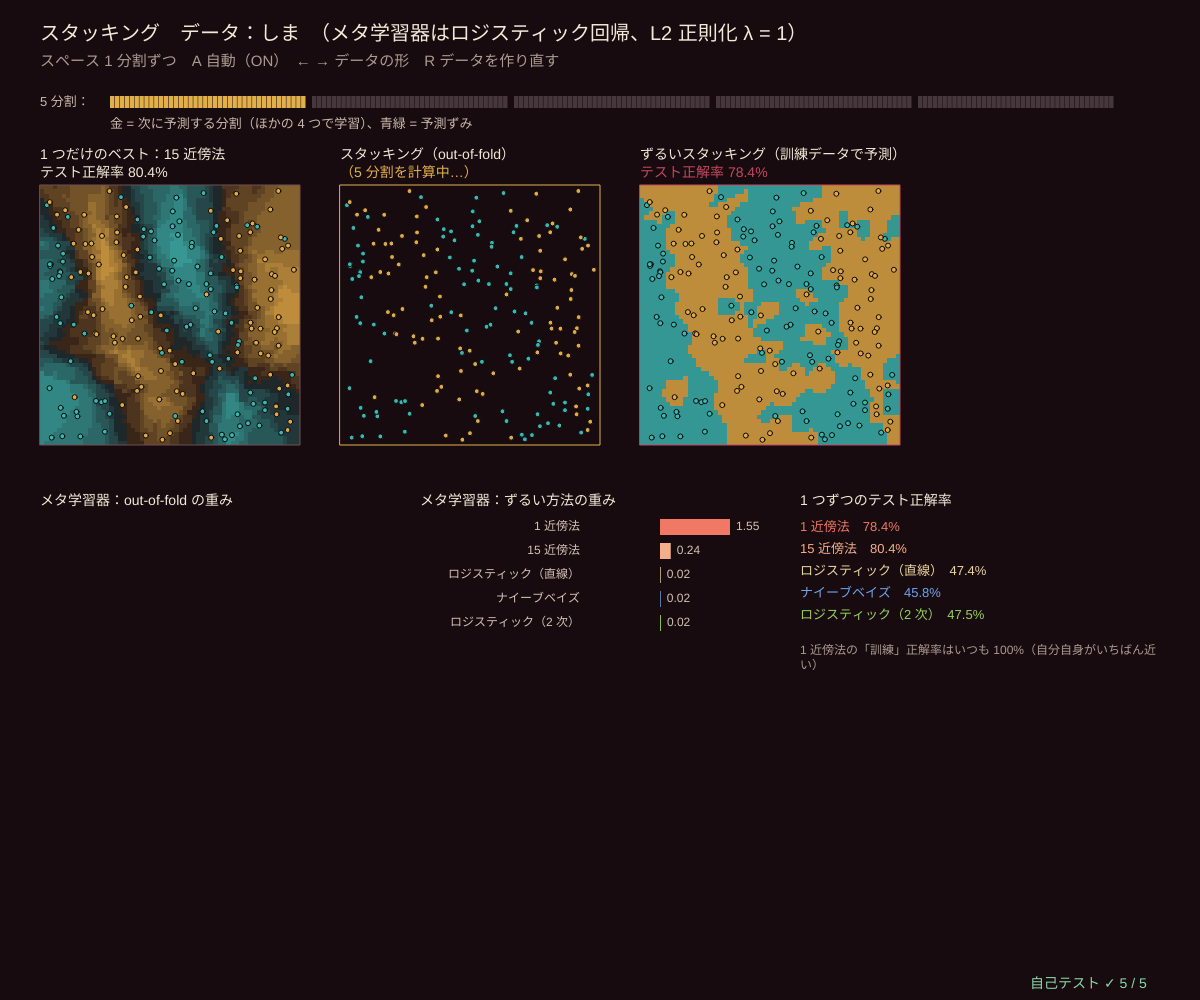
Frame 1 (no input)
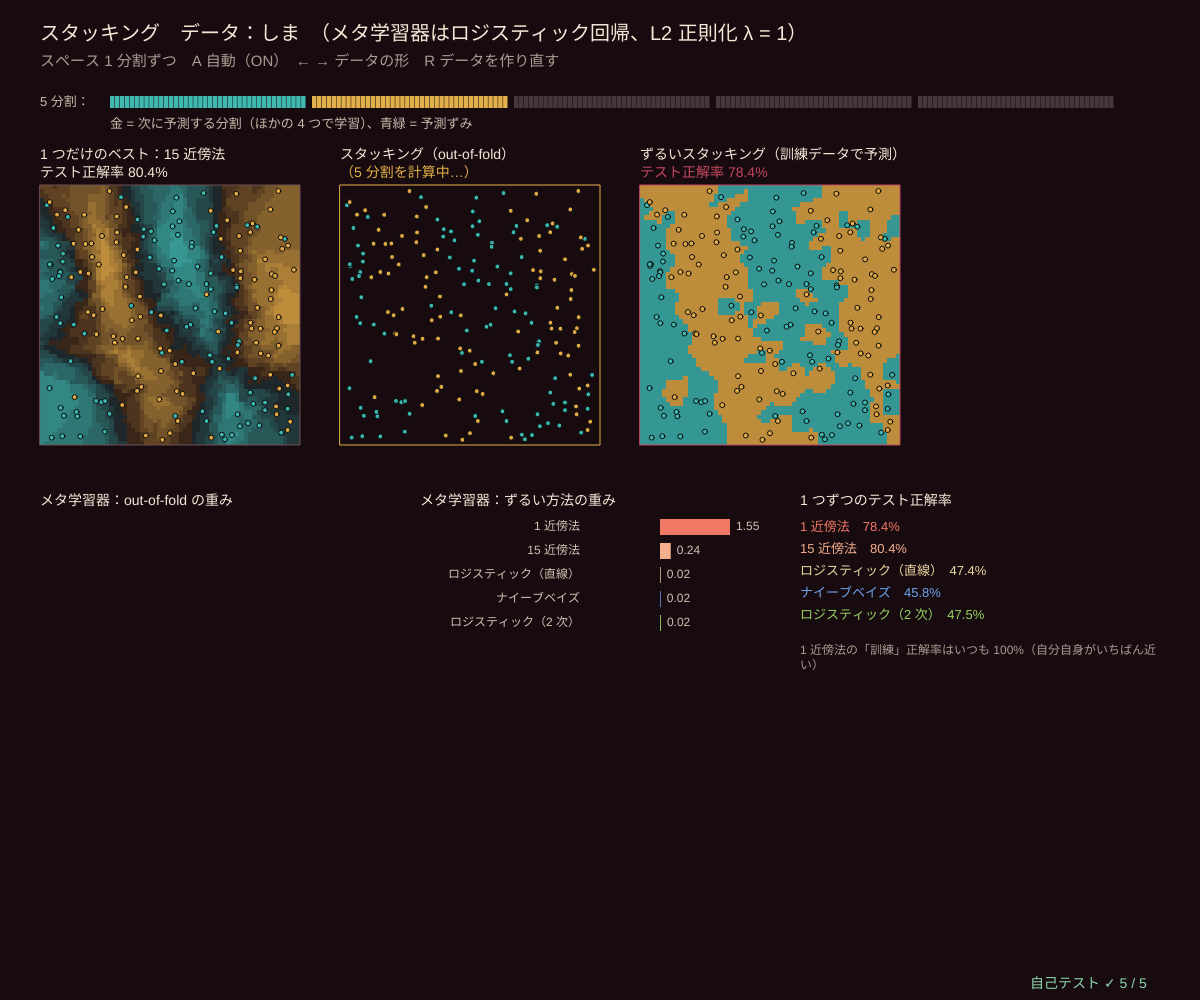
Frame 60 (no input)
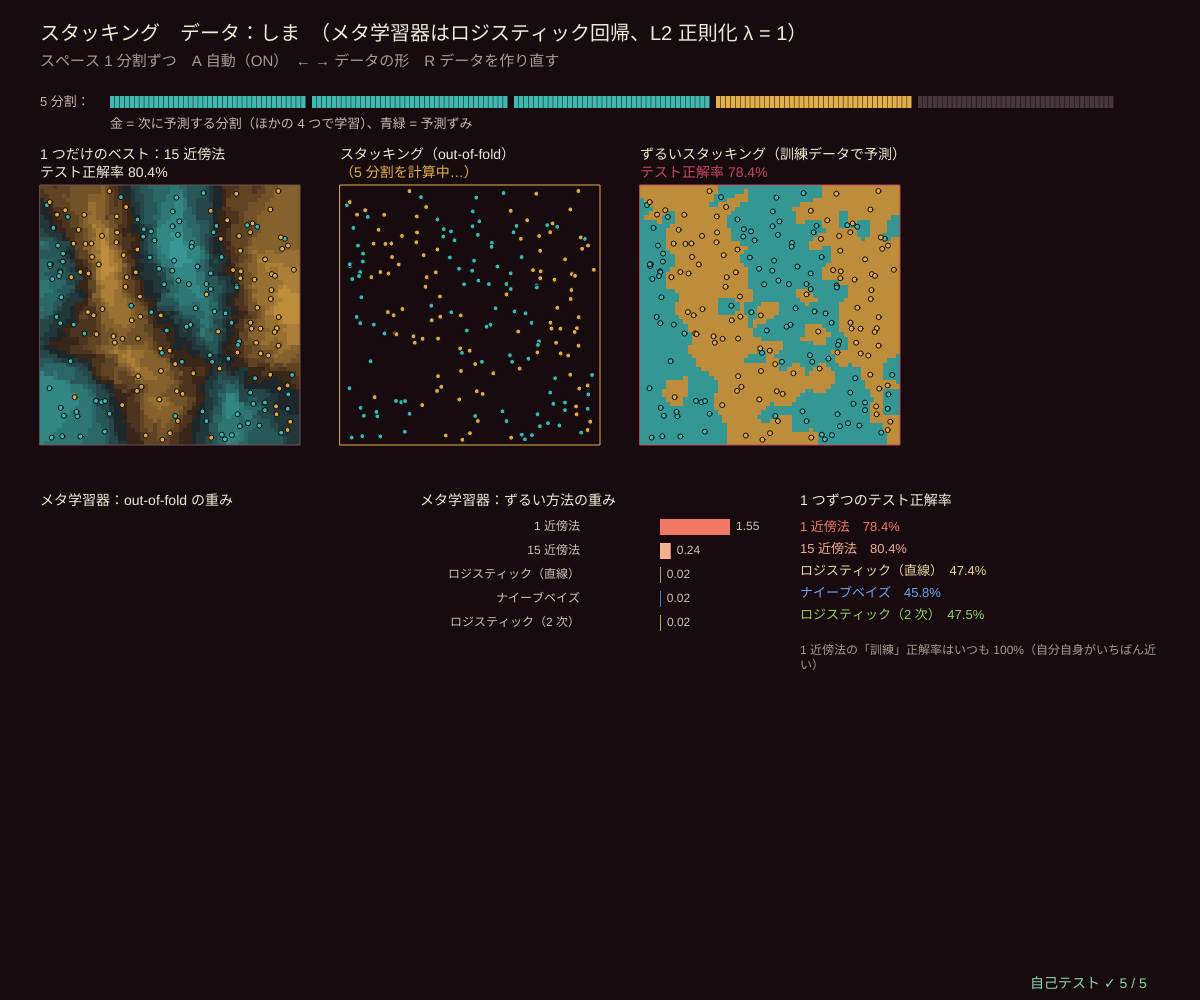
Frame 120 (the mouse pressed at the canvas centre since frame 60)

The p5.js sketch that drew these frames (run headless with seeded random() and noise() and a simulated clock; from frame 60 on, the mouse is pressed at the canvas centre):

// p5.js sketch
// ── sketch.js
// ============================================
// 06 スタッキング ─ 5 つのモデルの「予測」を特徴量にして、2 段目のモデル（メタ学習器 = ロジスティック回帰）が組み合わせ方を学ぶ
// 大事なのは「見ていないデータでの予測」を使うこと：訓練データを 5 つに分け、4 つで学習 → 残り 1 つを予測、を 5 回（out-of-fold）
//   ずるい方法（右）：訓練データでそのまま予測して使う → 1 近傍法は訓練データを全部覚えているので「100% 正しい」ように見え、
//   メタ学習器が 1 近傍法ばかり信じる「漏れ（リーク）」が起こる。テストでは 1 近傍法と同じくらいに落ちる
//   下の棒 = メタ学習器の重み（予測の対数オッズにかける数）。上の帯 = 5 分割のどこを予測しているか
// スペース 1 分割ずつ進める / A 自動 / ← → データの形 / R データを作り直す
// ============================================

let kind = 5, nTrain = 200, nTest = 1000, flipP = 0.1, seedD = 2, K_FOLD = 5;   // ★ データ・分割の数
const LV1 = ['1 近傍法', '15 近傍法', 'ロジスティック（直線）', 'ナイーブベイズ', 'ロジスティック（2 次）'];
const LV1_COL = [[240, 120, 100], [245, 175, 140], [236, 214, 160], [110, 165, 240], [150, 210, 95]];
let trainD, testD, full = [], fold = [], fpos = [], oofF = [], foldDone = 0, autoRun = true, wOOF = null, wIn = null, imgs = [], accs = {};
const CELLS = 60;
function fitLv1(X, y) { return [fitKnn(X, y, 1), fitKnn(X, y, 15), fitLogit(X, y, false), fitNB(X, y), fitLogit(X, y, true)]; }
// ★ メタ学習器の特徴量：1 + 各モデルの確率の対数オッズ（確率は 0.02〜0.98 にはさむ）
function metaFeat(ms, x) { return [1].concat(ms.map((m) => { let p = clampv(probOf(m, x), 0.02, 0.98); return Math.log(p / (1 - p)); })); }
function stackProb(w, x) { return sigm(dotV(w, metaFeat(full, x))); }

function setup() { createCanvas(windowWidth, windowHeight); textWrap(CHAR); pixelDensity(1); for (let k = 0; k < 3; k++) imgs.push(createImage(CELLS, CELLS)); selfTest(); restart(); }
function makeFolds(n, kf, seed) { seedRng(seed); let f = new Array(n); shuffleArr(Array.from({ length: n }, (_, i) => i)).forEach((i, q) => (f[i] = q % kf)); return f; }
function restart(noPaint) {
  trainD = makeData2D(kind, nTrain, flipP, seedD); testD = makeData2D(kind, nTest, flipP, seedD + 1000);
  full = fitLv1(trainD.X, trainD.y); fold = makeFolds(nTrain, K_FOLD, seedD * 3 + 1);
  let cnt = new Array(K_FOLD).fill(0); fpos = fold.map((f) => cnt[f]++);   // 分割の中での順番（帯に並べる位置）
  oofF = trainD.X.map(() => null); foldDone = 0; wOOF = null;
  wIn = fitLogitVec(trainD.X.map((x) => metaFeat(full, x)), trainD.y, 1, 30);       // ずるい方法：訓練データでそのまま
  accs = { single: full.map((m) => accuracyOf((x) => predOf(m, x), testD.X, testD.y)), inS: accuracyOf((x) => (stackProb(wIn, x) > 0.5 ? 1 : 0), testD.X, testD.y) };
  if (!noPaint) repaint();
}
// ★ 1 分割ぶん：fold f 以外で 5 つのモデルを学習 → fold f の点の予測を特徴量として記録
function doFold(f) {
  let idx = trainD.X.map((_, i) => i).filter((i) => fold[i] !== f), ms = fitLv1(idx.map((i) => trainD.X[i]), idx.map((i) => trainD.y[i]));
  trainD.X.forEach((x, i) => { if (fold[i] === f) oofF[i] = metaFeat(ms, x); });
}
function finishOOF(noPaint) { wOOF = fitLogitVec(oofF, trainD.y, 1, 30); accs.oof = accuracyOf((x) => (stackProb(wOOF, x) > 0.5 ? 1 : 0), testD.X, testD.y); if (!noPaint) repaint(); }
function repaint() {
  let b = argMaxArr(accs.single);
  paintImage(imgs[0], (u, v) => probCol(probOf(full[b], [u, v]), 0.7));
  paintImage(imgs[1], (u, v) => (wOOF ? probCol(stackProb(wOOF, [u, v]), 0.7) : BG_COL));
  paintImage(imgs[2], (u, v) => probCol(stackProb(wIn, [u, v]), 0.7));
}

function draw() {
  background(...BG_COL);
  if (autoRun && foldDone < K_FOLD && frameCount % 40 === 0) { doFold(foldDone++); if (foldDone === K_FOLD) finishOOF(); }
  let b = argMaxArr(accs.single), side = Math.min(260, (width - 140) / 3 - 20), py = 185;
  let panels = [['1 つだけのベスト：' + LV1[b], accs.single[b]], ['スタッキング（out-of-fold）', wOOF ? accs.oof : null], ['ずるいスタッキング（訓練データで予測）', accs.inS]];
  panels.forEach(([nm, acc], q) => {
    let bx = { x: 40 + q * (side + 40), y: py, w: side, h: side };
    noSmooth(); image(imgs[q], bx.x, bx.y, side, side); smooth(); frameBox(bx, q === 1 ? GOLD : q === 2 ? WINE : null);
    drawPoints(bx, trainD.X, trainD.y, 5);
    noStroke(); fill(...INK); textSize(14); textAlign(LEFT, BASELINE); text(nm, bx.x, bx.y - 26);
    fill(...(q === 1 ? GOLD : q === 2 ? WINE : INK)); text(acc === null ? '（5 分割を計算中…）' : 'テスト正解率 ' + pctStr(acc), bx.x, bx.y - 8);
  });
  // ---- 5 分割の帯
  let sx = 40, sy = 96, sw = (width - 80 - 140) / nTrain;
  noStroke(); fill(200, 185, 170); textSize(13); textAlign(LEFT, CENTER); text('5 分割：', sx, sy + 6);
  for (let i = 0; i < nTrain; i++) { let f = fold[i], done = f < foldDone, now = f === foldDone && foldDone < K_FOLD; fill(...(now ? GOLD : done ? TEAL : [70, 55, 60])); rect(sx + 70 + (f * (nTrain / K_FOLD) + fpos[i]) * sw + f * 6, sy, Math.max(1, sw - 0.5), 12); }
  fill(200, 185, 170); text(foldDone < K_FOLD ? '金 = 次に予測する分割（ほかの 4 つで学習）、青緑 = 予測ずみ' : '全部の点に「見ていないモデルの予測」がそろった', sx + 70, sy + 28);
  // ---- メタ学習器の重み
  let wy = py + side + 60, wx = 40, colW = (width - 120) / 3;
  [['out-of-fold の重み', wOOF, GOLD], ['ずるい方法の重み', wIn, WINE]].forEach(([nm, w], q) => {
    let x0 = wx + q * (colW + 20); noStroke(); fill(...INK); textSize(14); textAlign(LEFT, BASELINE); text('メタ学習器：' + nm, x0, wy);
    if (!w) return;
    let top = Math.max(1, ...w.slice(1).map(Math.abs));
    LV1.forEach((nmk, k) => {
      let yy = wy + 14 + 24 * k, v = w[k + 1], len = (v / top) * (colW - 220) * 0.5, mid = x0 + 170 + (colW - 220) * 0.5;
      fill(...LV1_COL[k]); rect(Math.min(mid, mid + len), yy, Math.abs(len), 16);
      fill(210, 195, 180); textSize(12); textAlign(RIGHT, CENTER); text(nmk, x0 + 160, yy + 8); textAlign(LEFT, CENTER); text(fmtNum(v, 2), mid + Math.max(0, len) + 6, yy + 8);
    });
  });
  // ---- 1 つずつのテスト正解率
  let tx = wx + 2 * (colW + 20); noStroke(); fill(...INK); textSize(14); textAlign(LEFT, BASELINE); text('1 つずつのテスト正解率', tx, wy);
  LV1.forEach((nm, k) => { fill(...LV1_COL[k]); textSize(13); text(nm + '　' + pctStr(accs.single[k]), tx, wy + 26 + 22 * k); });
  fill(170, 155, 145); textSize(12); text('1 近傍法の「訓練」正解率はいつも 100%（自分自身がいちばん近い）', tx, wy + 26 + 22 * 5 + 4, colW);
  // ---- 文字
  fill(...INK); textSize(20); text('スタッキング　データ：' + SHAPES[kind] + '　（メタ学習器はロジスティック回帰、L2 正則化 λ = 1）', 40, 40);
  fill(170, 155, 145); textSize(15); text('スペース 1 分割ずつ　A 自動' + (autoRun ? '（ON）' : '（OFF）') + '　← → データの形　R データを作り直す', 40, 66);
  drawSelfTest(width - 170, height - 12);
}
function keyPressed() {
  if (key === ' ' && foldDone < K_FOLD) { autoRun = false; doFold(foldDone++); if (foldDone === K_FOLD) finishOOF(); }
  if (key === 'a' || key === 'A') autoRun = !autoRun;
  if (key === RIGHT_ARROW) { kind = (kind + 1) % SHAPES.length; restart(); }
  if (key === LEFT_ARROW) { kind = (kind + SHAPES.length - 1) % SHAPES.length; restart(); }
  if (key === 'r' || key === 'R') { seedD++; restart(); }
  return false;
}

// ---- 自己テスト
function selfTest() {
  selfTestResults = [];
  let sv = [kind, seedD]; kind = 5; seedD = 2; restart(true);
  let part = true; for (let f = 0; f < K_FOLD; f++) if (fold.filter((g) => g === f).length !== nTrain / K_FOLD) part = false;
  check('5 分割：どの点もちょうど 1 つの分割に入り、各分割は 40 点', part && fold.every((f) => f >= 0 && f < K_FOLD));
  for (let f = 0; f < K_FOLD; f++) doFold(f);
  foldDone = K_FOLD; finishOOF(true);
  let oofAcc1 = accuracyOf((x) => x, oofF.map((ft) => (ft[1] > 0 ? 1 : 0)), trainD.y), inAcc1 = accuracyOf((x) => predOf(full[0], x), trainD.X, trainD.y);
  check('1 近傍法の訓練データでの正解率 = 100%（覚えているだけ）、out-of-fold では ' + pctStr(oofAcc1), inAcc1 === 1 && oofAcc1 < 0.9);
  check('ずるい方法ではメタ学習器の重みが 1 近傍法でいちばん大きい（' + fmtNum(wIn[1], 2) + '）', argMaxArr(wIn.slice(1).map(Math.abs)) === 0);
  let best = Math.max(...accs.single);
  check('しまデータ：out-of-fold のスタッキング ' + pctStr(accs.oof) + ' ≥ 1 つだけのベスト ' + pctStr(best) + ' > ずるいスタッキング ' + pctStr(accs.inS), accs.oof >= best && accs.inS < accs.oof);
  let F = oofF, g = new Array(F[0].length).fill(0);
  F.forEach((f, i) => { let r = sigm(dotV(wOOF, f)) - trainD.y[i]; f.forEach((v, a) => (g[a] += r * v)); });
  check('メタ学習器（ニュートン法）の解で、正則化つきの勾配 ≈ 0（' + fmtNum(Math.max(...g.map((v, a) => Math.abs(v + wOOF[a]))), 8) + '）', g.every((v, a) => Math.abs(v + 1 * wOOF[a]) < 1e-6));
  kind = sv[0]; seedD = sv[1];
  reportSelfTest();
}

// ---------- やってみよう ----------
// 1. A を止めてスペースで 1 分割ずつ進め、帯の色の変化を見よう。「予測する点は、学習に使っていない」
// 2. ずるい方法の重みは 1 近傍法ばかり大きい。テストではなぜ落ちる？
// 3. ← → でほかのデータでも、out-of-fold のスタッキングは 1 つだけのベストに勝つ？ 負けるのはどんなとき？
// 4. K_FOLD を 2 や 10 にすると？ 分割が少ないと、学習に使える点が減る
// 5. 07 では、場所によって「どのモデルに任せるか」を変える（専門家の混合）

// ==================================================
// ここから下は「アンサンブル学習の道具」（中身は読まなくても OK。消さないでね）
// ==================================================
// ---- 小さな道具：はさむ・合計・平均・いちばん大きい番号・数の表示
function clampv(v, a, b) { return v < a ? a : v > b ? b : v !== v ? a : v; }     // NaN なら a に戻す
function sumArr(a) { let s = 0; for (let v of a) s += v; return s; }
function meanOf(a) { return a.length ? sumArr(a) / a.length : 0; }
function varOf(a) { let m = meanOf(a), s = 0; for (let v of a) s += (v - m) * (v - m); return a.length ? s / a.length : 0; }   // ÷n の分散
function argMaxArr(a) { let b = 0; for (let i = 1; i < a.length; i++) if (a[i] > a[b]) b = i; return b; }   // 同点なら小さい番号
function sigm(z) { return 1 / (1 + Math.exp(-clampv(z, -40, 40))); }
function fmtNum(v, d) { if (typeof v !== 'number' || !isFinite(v)) return '?'; let s = (+v.toFixed(d === undefined ? 2 : d)).toString(); return s === '-0' ? '0' : s; }
function pctStr(v) { return fmtNum(100 * v, 1) + '%'; }
// ---- 種つきの乱数（同じ種なら毎回同じ列）
let rngState = 1;
function seedRng(s) { rngState = (s >>> 0) || 1; }
function rnd() {                       // 0〜1 の一様乱数（mulberry32）
  rngState = (rngState + 0x6d2b79f5) >>> 0;
  let t = rngState;
  t = Math.imul(t ^ (t >>> 15), t | 1);
  t ^= t + Math.imul(t ^ (t >>> 7), t | 61);
  return ((t ^ (t >>> 14)) >>> 0) / 4294967296;
}
function rndInt(a, b) { return a + Math.floor(rnd() * (b - a + 1)); }
function rndGauss() { let u = Math.max(1e-12, rnd()), v = rnd(); return Math.sqrt(-2 * Math.log(u)) * Math.cos(2 * Math.PI * v); }   // 標準正規分布
function shuffleArr(a) { for (let i = a.length - 1; i > 0; i--) { let j = Math.floor(rnd() * (i + 1)); [a[i], a[j]] = [a[j], a[i]]; } return a; }
// ---- 合成データ（[0, 1]² の 2 次元、2 クラス、種つき）。kind = 0 かたまり / 1 斜め / 2 円 / 3 XOR / 4 三日月 / 5 しま
const SHAPES = ['かたまり', '斜め', '円', 'XOR', '三日月', 'しま'];
function trueLabel(kind, u, v) {
  if (kind === 0) return (u - 0.32) ** 2 + (v - 0.36) ** 2 < (u - 0.68) ** 2 + (v - 0.64) ** 2 + 0.03 * Math.sin(9 * u) ? 0 : 1;
  if (kind === 1) return u + 0.8 * v > 0.9 ? 1 : 0;
  if (kind === 2) return (u - 0.5) ** 2 + (v - 0.5) ** 2 < 0.09 ? 1 : 0;
  if (kind === 3) return (u > 0.5) !== (v > 0.5) ? 1 : 0;
  if (kind === 4) return v > 0.5 + 0.28 * Math.cos(Math.PI * (1.6 * u - 0.3)) - 0.18 ? 1 : 0;
  return Math.sin(10 * u + 3 * v) > 0 ? 1 : 0;
}
// n 個、flip = ラベルをわざと入れかえる割合（ノイズ）
function makeData2D(kind, n, flip, seed) {
  seedRng(seed);
  let X = [], y = [];
  for (let i = 0; i < n; i++) {
    let u = 0.02 + 0.96 * rnd(), v = 0.02 + 0.96 * rnd(), c = trueLabel(kind, u, v);
    if (rnd() < flip) c = 1 - c;
    X.push([u, v]); y.push(c);
  }
  return { X, y };
}
// ---- 連立 1 次方程式 A w = b（部分ピボットつきのガウスの消去法）。ridge = 対角に足す小さな数（解けないのを防ぐ）
function solveLin(A, b, ridge) {
  let n = b.length, M = A.map((r, i) => r.slice().concat([b[i]]));
  for (let i = 0; i < n; i++) M[i][i] += ridge || 0;
  for (let c = 0; c < n; c++) {
    let p = c; for (let r = c + 1; r < n; r++) if (Math.abs(M[r][c]) > Math.abs(M[p][c])) p = r;
    if (Math.abs(M[p][c]) < 1e-14) continue;
    [M[c], M[p]] = [M[p], M[c]];
    for (let r = 0; r < n; r++) if (r !== c) { let f = M[r][c] / M[c][c]; if (f !== 0) for (let k = c; k <= n; k++) M[r][k] -= f * M[c][k]; }
  }
  return M.map((r, i) => (Math.abs(r[i]) < 1e-14 ? 0 : r[n] / r[i]));
}
// ---- k 近傍法：近い k 個のうちクラス 1 の割合 = 確率
function fitKnn(X, y, k) { return { type: 'knn', X, y, k }; }
function knnProb(m, x) {
  let bd = [], bc = [], k = Math.min(m.k, m.X.length);
  for (let i = 0; i < m.X.length; i++) {
    let d = (m.X[i][0] - x[0]) ** 2 + (m.X[i][1] - x[1]) ** 2;
    if (bd.length < k || d < bd[bd.length - 1]) {      // 小さい順の列に挿入（並べ替えはしない）
      let q = bd.length < k ? bd.length : bd.length - 1;
      while (q > 0 && bd[q - 1] > d) { bd[q] = bd[q - 1]; bc[q] = bc[q - 1]; q--; }
      bd[q] = d; bc[q] = m.y[i];
    }
  }
  return k ? sumArr(bc) / k : 0.5;
}
// ---- ロジスティック回帰（ニュートン法、L2 正則化 λ）。F = 特徴量ベクトルの列、戻り値 = 重み w
function fitLogitVec(F, y, lam, iters) {
  let d = F[0].length, w = new Array(d).fill(0);
  for (let it = 0; it < (iters || 25); it++) {
    let g = new Array(d).fill(0), H = Array.from({ length: d }, () => new Array(d).fill(0));
    for (let i = 0; i < F.length; i++) {
      let f = F[i], p = sigm(dotV(w, f)), r = p - y[i], s = Math.max(1e-6, p * (1 - p));
      for (let a = 0; a < d; a++) { g[a] += r * f[a]; for (let b = 0; b < d; b++) H[a][b] += s * f[a] * f[b]; }
    }
    for (let a = 0; a < d; a++) { g[a] += lam * w[a]; H[a][a] += lam; }
    let dw = solveLin(H, g, 0), big = 0;
    for (let a = 0; a < d; a++) { w[a] -= clampv(dw[a], -20, 20); big = Math.max(big, Math.abs(dw[a])); }
    if (big < 1e-9) break;
  }
  return w;
}
function dotV(a, b) { let s = 0; for (let i = 0; i < a.length; i++) s += a[i] * b[i]; return s; }
function logitFeat(x, quad) { let u = x[0] - 0.5, v = x[1] - 0.5; return quad ? [1, u, v, u * u, v * v, u * v] : [1, u, v]; }
function fitLogit(X, y, quad, lam) { return { type: 'logit', quad: !!quad, w: fitLogitVec(X.map((x) => logitFeat(x, quad)), y, lam === undefined ? 0.01 : lam) }; }
function logitProb(m, x) { return sigm(dotV(m.w, logitFeat(x, m.quad))); }
// ---- ガウスのナイーブベイズ：クラスごとに、特徴量ごとの平均と分散（特徴量どうしは独立と仮定）
function fitNB(X, y) {
  let m = { type: 'nb', prior: [0, 0], mu: [[0, 0], [0, 0]], va: [[0, 0], [0, 0]] };
  for (let c = 0; c < 2; c++) {
    let pts = X.filter((_, i) => y[i] === c); m.prior[c] = (pts.length + 1) / (X.length + 2);
    for (let f = 0; f < 2; f++) { let col = pts.map((p) => p[f]); m.mu[c][f] = col.length ? meanOf(col) : 0.5; m.va[c][f] = Math.max(1e-3, varOf(col)); }
  }
  return m;
}
function nbProb(m, x) {
  let lg = [0, 1].map((c) => Math.log(m.prior[c]) + [0, 1].reduce((s, f) => s - 0.5 * Math.log(2 * Math.PI * m.va[c][f]) - (x[f] - m.mu[c][f]) ** 2 / (2 * m.va[c][f]), 0));
  return sigm(lg[1] - lg[0]);
}
// ---- 隠れ層 1 層のニューラルネット（tanh）。cls = true なら出力はシグモイド（交差エントロピー）、false なら直線（2 乗誤差 / 2）
// 学習はフルバッチの Adam。mlpTrain(net, X, y, 回数) を 1 フレームに少しずつ呼べば画面は止まらない
function makeMLP(nIn, nH, cls, seed) {
  seedRng(seed);
  let s1 = 1.5 / Math.sqrt(nIn), net = { nIn, nH, cls, W1: [], b1: [], W2: [], b2: 0, t: 0, ad: null };
  for (let j = 0; j < nH; j++) { net.W1.push(Array.from({ length: nIn }, () => s1 * rndGauss())); net.b1.push(0.5 * rndGauss()); net.W2.push(rndGauss() / Math.sqrt(nH)); }
  return net;
}
function mlpOut(net, x) {
  let o = net.b2;
  for (let j = 0; j < net.nH; j++) { let z = net.b1[j]; for (let k = 0; k < net.nIn; k++) z += net.W1[j][k] * x[k]; o += net.W2[j] * Math.tanh(z); }
  return net.cls ? sigm(o) : o;
}
function mlpLoss(net, X, y) {
  let L = 0;
  for (let i = 0; i < X.length; i++) { let p = mlpOut(net, X[i]); L += net.cls ? -(y[i] ? Math.log(Math.max(1e-12, p)) : Math.log(Math.max(1e-12, 1 - p))) : 0.5 * (p - y[i]) ** 2; }
  return X.length ? L / X.length : 0;
}
// 誤差逆伝播：平均の損失の勾配（W1, b1, W2, b2 と同じ形）
function mlpGrad(net, X, y) {
  let g = { W1: net.W1.map((r) => r.map(() => 0)), b1: net.b1.map(() => 0), W2: net.W2.map(() => 0), b2: 0 }, h = new Array(net.nH), n = X.length || 1;
  for (let i = 0; i < X.length; i++) {
    let x = X[i], o = net.b2;
    for (let j = 0; j < net.nH; j++) { let z = net.b1[j]; for (let k = 0; k < net.nIn; k++) z += net.W1[j][k] * x[k]; h[j] = Math.tanh(z); o += net.W2[j] * h[j]; }
    let d = ((net.cls ? sigm(o) : o) - y[i]) / n;              // どちらの損失でも出力の誤差は (予測 − 正解)
    g.b2 += d;
    for (let j = 0; j < net.nH; j++) { g.W2[j] += d * h[j]; let dz = d * net.W2[j] * (1 - h[j] * h[j]); g.b1[j] += dz; for (let k = 0; k < net.nIn; k++) g.W1[j][k] += dz * x[k]; }
  }
  return g;
}
function mlpParams(o) { return [].concat(...o.W1, o.b1, o.W2, [o.b2]); }   // 全部のパラメータを 1 列に
function mlpSetParams(net, p) { let q = 0; for (let j = 0; j < net.nH; j++) for (let k = 0; k < net.nIn; k++) net.W1[j][k] = p[q++]; for (let j = 0; j < net.nH; j++) net.b1[j] = p[q++]; for (let j = 0; j < net.nH; j++) net.W2[j] = p[q++]; net.b2 = p[q++]; }
function mlpTrain(net, X, y, iters, lr, wd) {   // Adam（β1 = 0.9, β2 = 0.999）、wd = 重みの減衰
  let p = mlpParams(net);
  if (!net.ad) net.ad = { m: p.map(() => 0), v: p.map(() => 0) };
  for (let it = 0; it < iters; it++) {
    let g = mlpParams(mlpGrad(net, X, y)); net.t++;
    let b1t = 1 - Math.pow(0.9, net.t), b2t = 1 - Math.pow(0.999, net.t);
    for (let q = 0; q < p.length; q++) {
      let gq = g[q] + (wd || 0) * p[q];
      net.ad.m[q] = 0.9 * net.ad.m[q] + 0.1 * gq; net.ad.v[q] = 0.999 * net.ad.v[q] + 0.001 * gq * gq;
      p[q] = clampv(p[q] - (lr || 0.02) * (net.ad.m[q] / b1t) / (Math.sqrt(net.ad.v[q] / b2t) + 1e-8), -50, 50);
    }
    mlpSetParams(net, p);
  }
}
// ---- 切り株（深さ 1 の木）：特徴量 1 つ × しきい値 1 つ。重み w つき。左右の葉 = クラス 1 の重みの割合（確率）
function fitStump(X, y, w) {
  let n = X.length, W = 0, W1 = 0, best = null;
  for (let i = 0; i < n; i++) { let wi = w ? w[i] : 1; W += wi; if (y[i]) W1 += wi; }
  for (let f = 0; f < 2; f++) {
    let ord = X.map((_, i) => i).sort((a, b) => X[a][f] - X[b][f]), lw = 0, l1 = 0;
    for (let q = 0; q < n - 1; q++) {
      let i = ord[q], wi = w ? w[i] : 1; lw += wi; if (y[i]) l1 += wi;
      let v0 = X[i][f], v1 = X[ord[q + 1]][f]; if (!(v1 > v0)) continue;
      let err = Math.min(l1, lw - l1) + Math.min(W1 - l1, W - lw - (W1 - l1));   // 左右それぞれ多数決にしたときの重みつき誤り
      if (!best || err < best.err - 1e-12) best = { feat: f, thr: (v0 + v1) / 2, lw, l1, err };
    }
  }
  if (!best) return { type: 'stump', feat: 0, thr: 2, pl: (W1 + 1) / (W + 2), pr: 0.5, err: Math.min(W1, W - W1) };
  return { type: 'stump', feat: best.feat, thr: best.thr, pl: (best.l1 + 0.5) / (best.lw + 1), pr: (W1 - best.l1 + 0.5) / (W - best.lw + 1), err: best.err };
}
function stumpProb(m, x) { return x[m.feat] <= m.thr ? m.pl : m.pr; }
// ---- 5 種類の「ちがうモデル」をまとめて扱う：fitBase(番号, X, y) → モデル、probOf(モデル, x) → クラス 1 の確率
const BASE_NAMES = ['k 近傍法', 'ロジスティック回帰', 'ナイーブベイズ', 'ニューラルネット', '切り株'];
const BASE_COL = [[240, 120, 100], [236, 214, 160], [110, 165, 240], [190, 135, 235], [150, 210, 95]];   // ★ モデルの色
function fitBase(kind, X, y, seed) {
  if (kind === 0) return fitKnn(X, y, 15);                     // ★ k = 15
  if (kind === 1) return fitLogit(X, y, false);                // 直線の境界
  if (kind === 2) return fitNB(X, y);
  if (kind === 3) { let net = makeMLP(2, 10, true, seed || 7), Xc = X.map(centerX); mlpTrain(net, Xc, y, 300, 0.03); return { type: 'mlp', net }; }
  return fitStump(X, y);
}
function centerX(x) { return [2 * x[0] - 1, 2 * x[1] - 1]; }  // ネットには [−1, 1] に直して渡す
function probOf(m, x) {
  if (m.type === 'knn') return knnProb(m, x);
  if (m.type === 'logit') return logitProb(m, x);
  if (m.type === 'nb') return nbProb(m, x);
  if (m.type === 'mlp') return mlpOut(m.net, centerX(x));
  if (m.type === 'stump') return stumpProb(m, x);
  return 0.5;
}
function predOf(m, x) { return probOf(m, x) > 0.5 ? 1 : 0; }
function accuracyOf(fn, X, y) { let ok = 0; for (let i = 0; i < X.length; i++) if (fn(X[i]) === y[i]) ok++; return X.length ? ok / X.length : 0; }
// 投票：hard = 多数決（同数ならソフトの確率で決める）、soft = 確率の平均
function hardVote(ms, x) { let v = 0; for (let m of ms) v += predOf(m, x); return 2 * v > ms.length ? 1 : 2 * v < ms.length ? 0 : softVote(ms, x) > 0.5 ? 1 : 0; }
function softVote(ms, x) { let s = 0; for (let m of ms) s += probOf(m, x); return ms.length ? s / ms.length : 0.5; }
// ---- 描く道具：色（オーケストラ：えんじ色の黒、象牙色、金管の金、弦の青緑）、領域の絵、点
const BG_COL = [24, 11, 16];                                     // 背景（えんじ色の黒）
const INK = [242, 233, 214], GOLD = [226, 176, 74], TEAL = [64, 186, 176], WINE = [196, 72, 96];
const CLS_COL = [[226, 170, 70], [60, 182, 176]];                // ★ クラス 0（金）・クラス 1（青緑）の色
function probCol(p, k) {             // クラス 1 の確率 → 背景と混ぜた色（k = 濃さ）
  let c = [], a = clampv(k === undefined ? 0.55 : k, 0, 1) * Math.abs(2 * p - 1) + 0.12;
  for (let q = 0; q < 3; q++) c.push(BG_COL[q] + ((p > 0.5 ? CLS_COL[1][q] : CLS_COL[0][q]) - BG_COL[q]) * a);
  return c;
}
// img の全部の画素に fn(u, v) → [r, g, b] を塗る（u は右向き、v は上向き、どちらも 0〜1）
function paintImage(img, fn) {
  img.loadPixels();
  let W = img.width, H = img.height;
  for (let py = 0; py < H; py++) for (let px = 0; px < W; px++) {
    let c = fn((px + 0.5) / W, 1 - (py + 0.5) / H), i = 4 * (px + W * py);
    img.pixels[i] = c[0]; img.pixels[i + 1] = c[1]; img.pixels[i + 2] = c[2]; img.pixels[i + 3] = 255;
  }
  img.updatePixels();
}
function toPx(bx, u, v) { return [bx.x + u * bx.w, bx.y + (1 - v) * bx.h]; }   // [0,1]² → 画面
function fromPx(bx, px, py) { return [(px - bx.x) / bx.w, 1 - (py - bx.y) / bx.h]; }
function drawPoints(bx, X, y, r) {
  stroke(10); strokeWeight(1);
  for (let i = 0; i < X.length; i++) { let p = toPx(bx, X[i][0], X[i][1]); fill(...CLS_COL[y[i]]); circle(p[0], p[1], r); }
}
function frameBox(bx, col) { noFill(); stroke(...(col || [110, 80, 85])); strokeWeight(1); rect(bx.x, bx.y, bx.w, bx.h); }
// ---- 自己テストの道具
let selfTestResults = [];
function check(name, cond) { selfTestResults.push({ name, ok: !!cond }); }
function near(a, b, tol) { return a !== null && a !== undefined && isFinite(a) && Math.abs(a - b) <= (tol === undefined ? 1e-9 : tol); }
function noNaN(v) { return Array.isArray(v) || ArrayBuffer.isView(v) ? Array.from(v).every(noNaN) : !(typeof v === 'number' && !isFinite(v)); }
function reportSelfTest() { for (let r of selfTestResults) (r.ok ? console.log : console.error)((r.ok ? '✓ ' : '✗ ') + r.name); }
function selfTestLine() { let n = selfTestResults.filter((r) => r.ok).length; return '自己テスト ' + (n === selfTestResults.length ? '✓ ' : '✗ ') + n + ' / ' + selfTestResults.length; }
function drawSelfTest(x, y) { noStroke(); fill(selfTestResults.every((r) => r.ok) ? color(140, 215, 170) : color(255, 90, 110)); textSize(14); textAlign(LEFT, BASELINE); text(selfTestLine(), x, y); }
